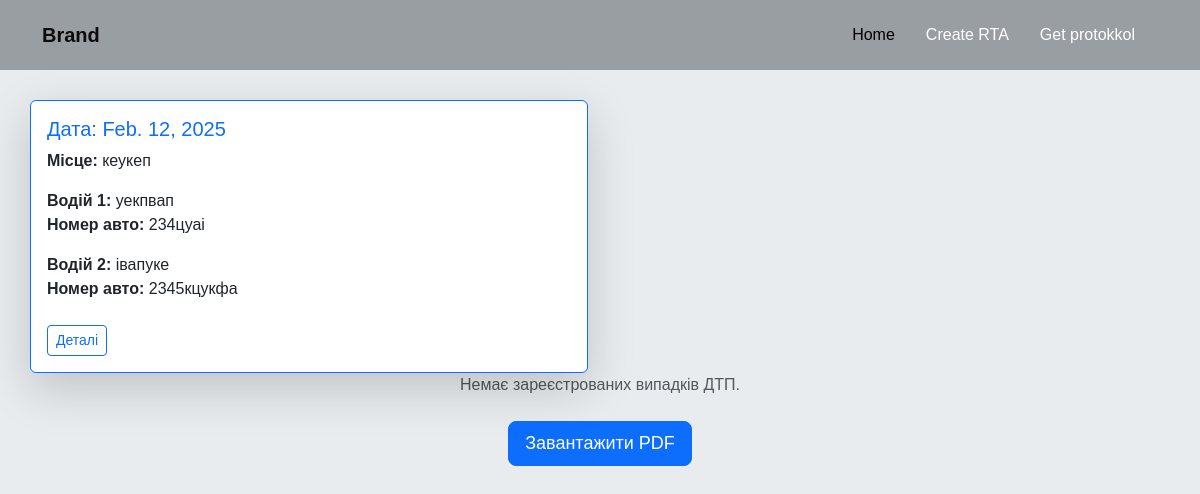
/project/get_id/1/, run on the app's committed database.
### Project_/models.py (models this page shows, shortened)
class DTP(models.Model):
    date = models.DateField()
    location = models.CharField(max_length=255)
    name_dri1 = models.CharField(max_length=255)
    name_dri2 = models.CharField(max_length=255)
    license_plate1 = models.CharField(max_length=20, null=True)
    license_plate2 = models.CharField(max_length=20, null=True)
    insurance = models.CharField(max_length=255)
    image = models.ImageField(upload_to='dtp_drawings/', null=True, blank=True)  # Додаємо поле для малюнка

### Project_/views.py (the view)
# urls.py: path('get_id/<int:pk>/', views.get_id, name='getId')
def get_id(request, pk):
    dtp = get_object_or_404(DTP, pk=pk)
    return render(request, 'getID.html', {'dtp': dtp})

### templates/getID.html (shortened to what this page needs)
{% extends 'NavBar.html' %}
{% load static %}
{% block content %}
<body>
    <div class="form">
        <div class="row row-cols-1 row-cols-md-2 g-4">
            <div class="col">
                <div
                    class="card border-primary h-100 shadow-lg hover:shadow-2xl transition-transform transform hover:scale-105 duration-300">
                    <div class="card-body">
                        <h5 class="card-title text-primary">Дата: {{ dtp.date }}</h5>
                        <p class="card-text"><strong>Місце:</strong> {{ dtp.location }}</p>
                        <p class="card-text"><strong>Водій 1:</strong> {{ dtp.name_dri1 }}<br><strong> Номер авто:</strong> {{ dtp.license_plate1}}</p>
                        <p class="card-text"><strong>Водій 2:</strong> {{ dtp.name_dri2 }}<br><strong> Номер авто:</strong> {{ dtp.license_plate2}}</p>
                        <a href="#" class="btn btn-outline-primary btn-sm mt-2"> Деталі</a>
                    </div>
                </div>
            </div>
        </div>
        <p class="text-muted text-center">Немає зареєстрованих випадків ДТП.</p>
        <div class="text-center mt-4">
            <a href="{% url 'generate_pdf' %}" class="btn btn-primary btn-lg">
                Завантажити PDF
            </a>
        </div>
    </div>
</body>
{% endblock %}

### Project_/static/style.css (style rules this page uses)
html, body { height: 100%; margin: 0; display: flex; flex-direction: column; }
.btn-lg { font-size: 18px; }
body { font-family: Arial, sans-serif; background-color: #e9ecef; }
.form { margin: 30px; }

### data on the page
DTP: date "Feb. 12, 2025", location "кеукеп", name_dri1 "уекпвап", license_plate1 "234цуаі", name_dri2 "івапуке", license_plate2 "2345кцукфа"
